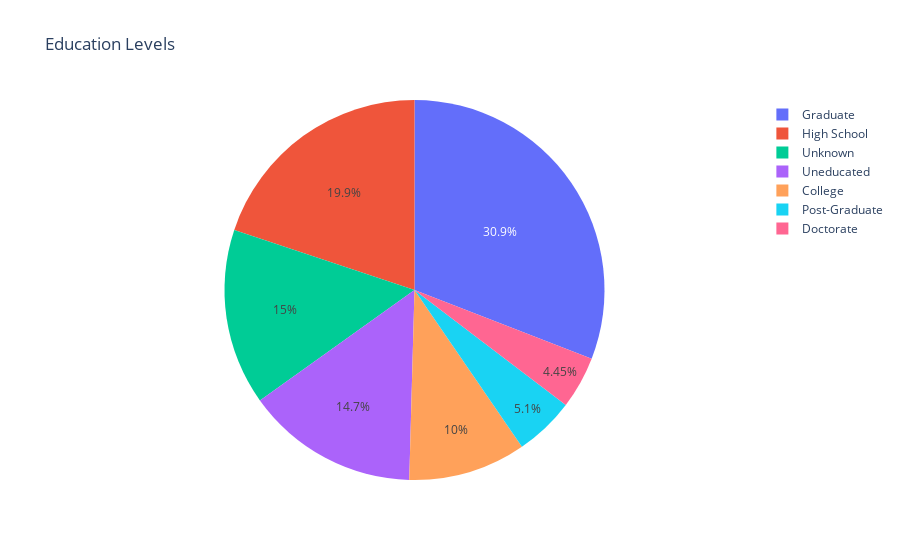

Notebook code cell kept with this figure:
### Markdown cell above
## Very interesting amount of customers with 36 months on book

### Code cell
ex.pie(df, names='Education_Level', title='Education Levels')

### Figure 1 — Plotly figure (JSON) as saved in the notebook; plotly's stock layout.template omitted (floating-point values rounded to 4 significant figures; data arrays with more than 128 entries replaced by an {"elided": "..."} marker saying what was removed)
{"data": [{"domain": {"x": [0, 1], "y": [0, 1]}, "hovertemplate": "Education_Level=%{label}<extra></extra>", "labels": {"elided": "10127 str values"}, "legendgroup": "", "name": "", "showlegend": true, "type": "pie"}], "layout": {"legend": {"tracegroupgap": 0}, "title": {"text": "Education Levels"}}}
